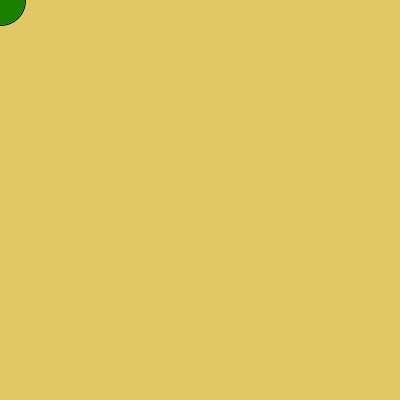
Frame 1 (no input)
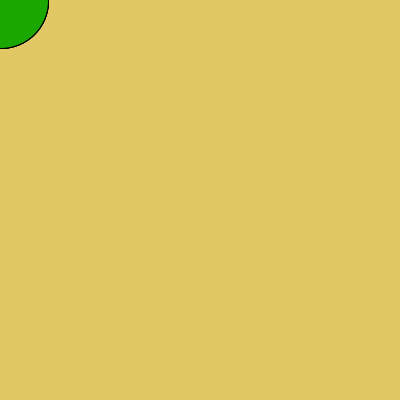
Frame 60 (the mouse pressed at the canvas centre just before this capture)
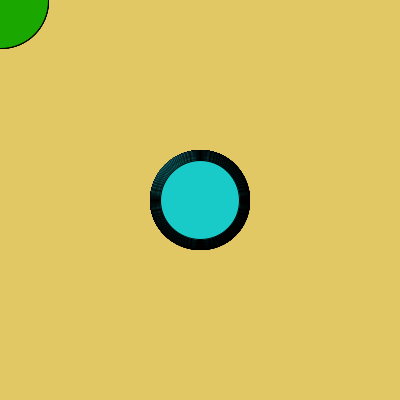
Frame 120 (the mouse held since frame 60 and released just before this capture)

The Processing sketch that drew these frames (run headless with seeded random() and noise(); from frame 60 on, the mouse is pressed at the canvas centre):

// Processing sketch: processing_185137
// ── processing_185137.pde

int rojo = 255;
int tiempo = 0;
int diametro = 50;
void setup() {
  size(400, 400);
background(225, 200, 100);
}
 
void draw() {
  
  rojo = rojo - 1; 
   if (rojo < 0) rojo = 255; 
   tiempo = tiempo + 1;  
  rojo = int(128 * (1 + sin(tiempo * 2 * PI / frameRate / 20))); 
 diametro = int(50 * (1 + sin( tiempo * 2 * PI / frameRate / 5)));

  
  fill(25, rojo, mouseX);    
  ellipse(mouseX, mouseY,diametro, diametro);
 }
